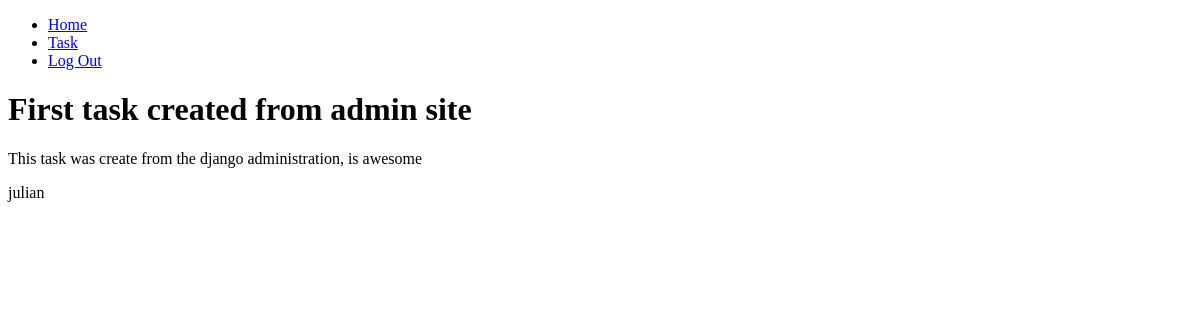
Page /task/ (signed in) on the earlier database version.
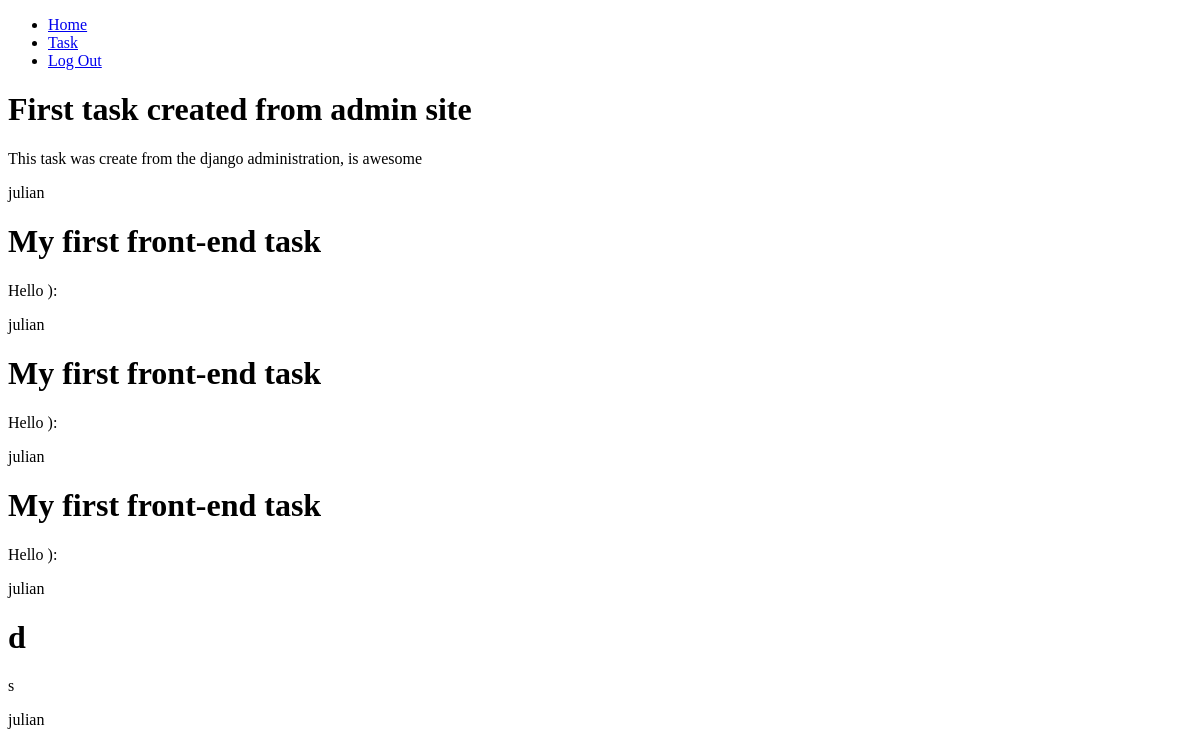
Same page on the later database version.
### taskmanager/models.py (models this page shows, shortened)
class Task(models.Model):
    title = models.CharField(max_length=200)
    description = models.TextField(blank = True)
    date_created = models.DateTimeField(auto_now_add=True)
    date_completed = models.DateTimeField(null = True)
    important = models.BooleanField(default=False)
    user = models.ForeignKey(User, on_delete=models.CASCADE)

### taskmanager/views.py (the view)
# urls.py: path('task/', views.task_view, name='task'),
def task_view (request):
    tasks = Task.objects.filter(user=request.user)
    return render (request, 'task.html', {
        'tasks': tasks
    })

### taskmanager/templates/task.html (shortened to what this page needs)
{% extends 'base.html' %}
{% block body %}
    {% for task in tasks%}
        <h1>{{task.title}}</h1>
        <p>{{task.description}}</p>
        <p>{{task.user.username}}</p>
    {% endfor %}
{% endblock %}

### taskmanager/templates/base.html (shortened to what this page needs)
<!DOCTYPE html>
<html>
    <head>
        <link rel="stylesheet" href="">
    </head>
    <body>
    <header>
        {% block nav %}
            {% include 'nav-bar.html' %}
        {% endblock %}
    </header>
        {% block body %}
        {% endblock %}
    </body>
</html>

### taskmanager/templates/nav-bar.html
<nav>
    <ul>
        <li><a href='{% url 'home' %}'>Home</a></li>
        <li><a href='{% url 'task' %}'>Task</a></li>
        {% if user.is_authenticated %}
            <li><a href='{% url 'log_out' %}'>Log Out</a></li>
        {% else %}
            <li><a href='{% url 'signup' %}'>Sign Up</a></li>
            <li><a href='{% url 'login' %}'>Log in</a></li>
        {% endif %}
    </ul>
</nav>

Differences in the rows shown:
added Task: title "My first front-end task", description "Hello ):", user.username "julian"
added Task: title "My first front-end task", description "Hello ):", user.username "julian"
added Task: title "My first front-end task", description "Hello ):", user.username "julian"
added Task: title "d", description "s", user.username "julian"
